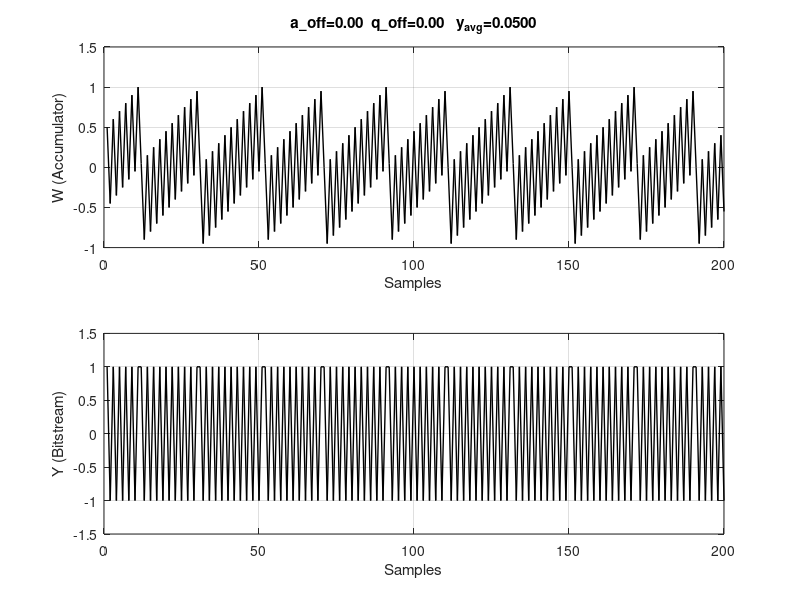
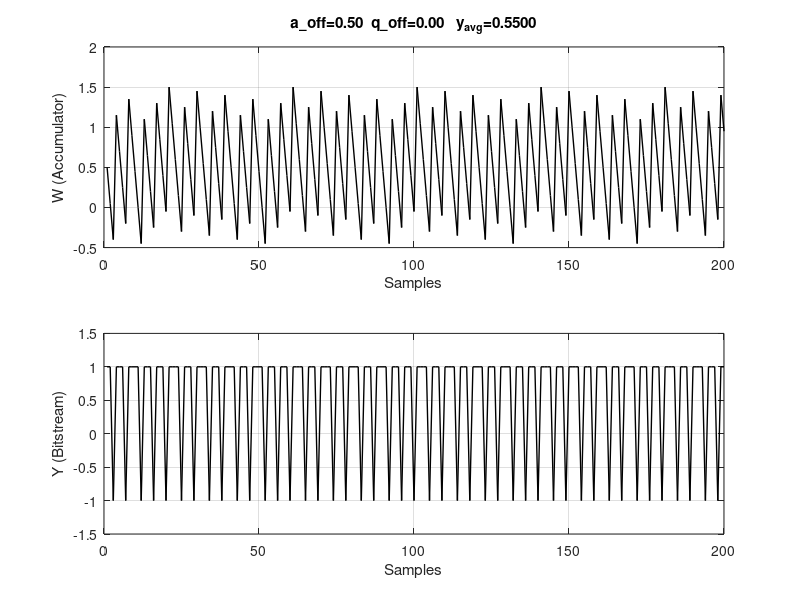
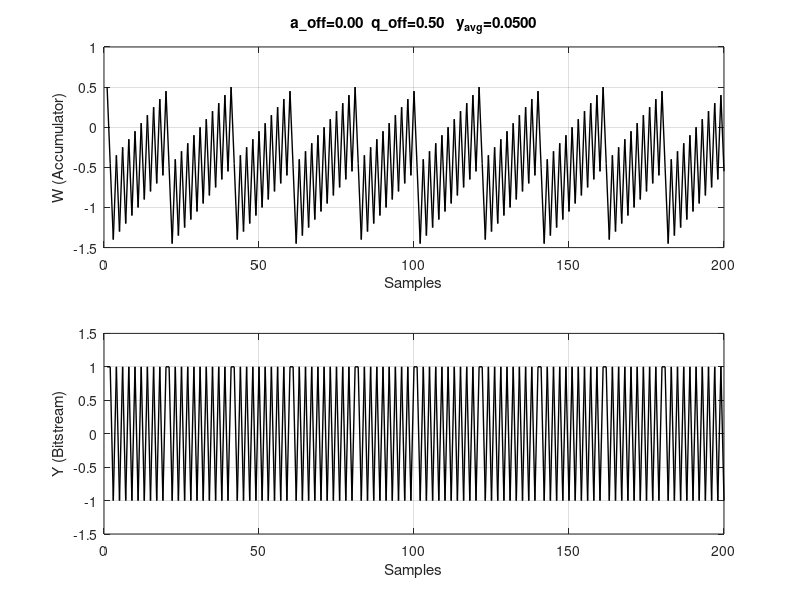
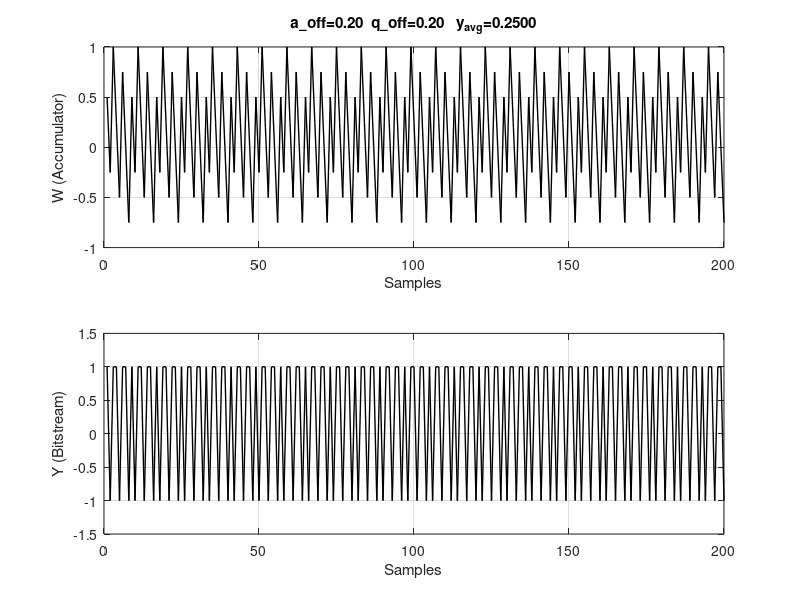

The MATLAB script that drew these images, in order:
clear
close all;
clc;
format long;

%%% [MOD] === Exercise 1.3: accumulator vs quantizer offset ================
%%% [MOD] We sweep three (a_off, q_off) cases and report the decimated value
%%% [MOD] (mean of bitstream).  Linear-model prediction:
%%% [MOD]   - a_off acts on the signal path  -> appears at the output
%%% [MOD]   - q_off sees NTF=(1-z^-1) which is ZERO at DC -> suppressed

% Input signal definition
nr_points = 8192;            %%% [MOD] longer for accurate decimated value
offset    = 50e-3;
in        = offset*(ones(1,nr_points));

%%% [MOD] List of (a_off, q_off) cases to compare
cases = [0.0  0.0;
         0.5  0.0;
         0.0  0.5;
         0.2  0.2];           %%% [MOD] extra "try other values" point

fprintf('\n  a_off    q_off    decimated_y    y - x      effective_input(x+a_off)\n');
fprintf(' -------  -------  ------------- ----------- -----------------------\n');

for c = 1:size(cases,1)
    a_off = cases(c,1);
    q_off = cases(c,2);

    % Pre-allocates and initializes array variables
    w=zeros(1,nr_points);
    y=zeros(1,nr_points);
    w(1)=0.5;
    y(1)=1;

    % The main loop simulating the accumulator and the quantizer
    %************************************************************************
    for a = 2:nr_points
        w(a) = a_off + w(a-1) + in(a-1) - y(a-1);     %%% accumulator offset
        y(a) = sign(w(a) + q_off);                    %%% quantizer offset
    end
    %************************************************************************

    output_average = sum(y)/length(y);
    fprintf(' %+5.2f    %+5.2f   %+10.6f   %+8.4f   %+10.4f\n', ...
            a_off, q_off, output_average, output_average-offset, offset+a_off);

    % Plot waveforms
    figure('Name',sprintf('a_off=%.2f, q_off=%.2f',a_off,q_off));
    subplot(2,1,1); plot(w(1:200),'k','LineWidth',1);
    xlabel('Samples'); ylabel('W (Accumulator)'); grid;
    title(sprintf('a\\_off=%.2f  q\\_off=%.2f   y_{avg}=%.4f', ...
                  a_off, q_off, output_average));
    subplot(2,1,2); plot(y(1:200),'k','LineWidth',1);
    xlabel('Samples'); ylabel('Y (Bitstream)'); grid; ylim([-1.5 1.5]);
    saveas(gcf, sprintf('results/MOD1_offset_a%.2f_q%.2f.png', a_off, q_off));
end
